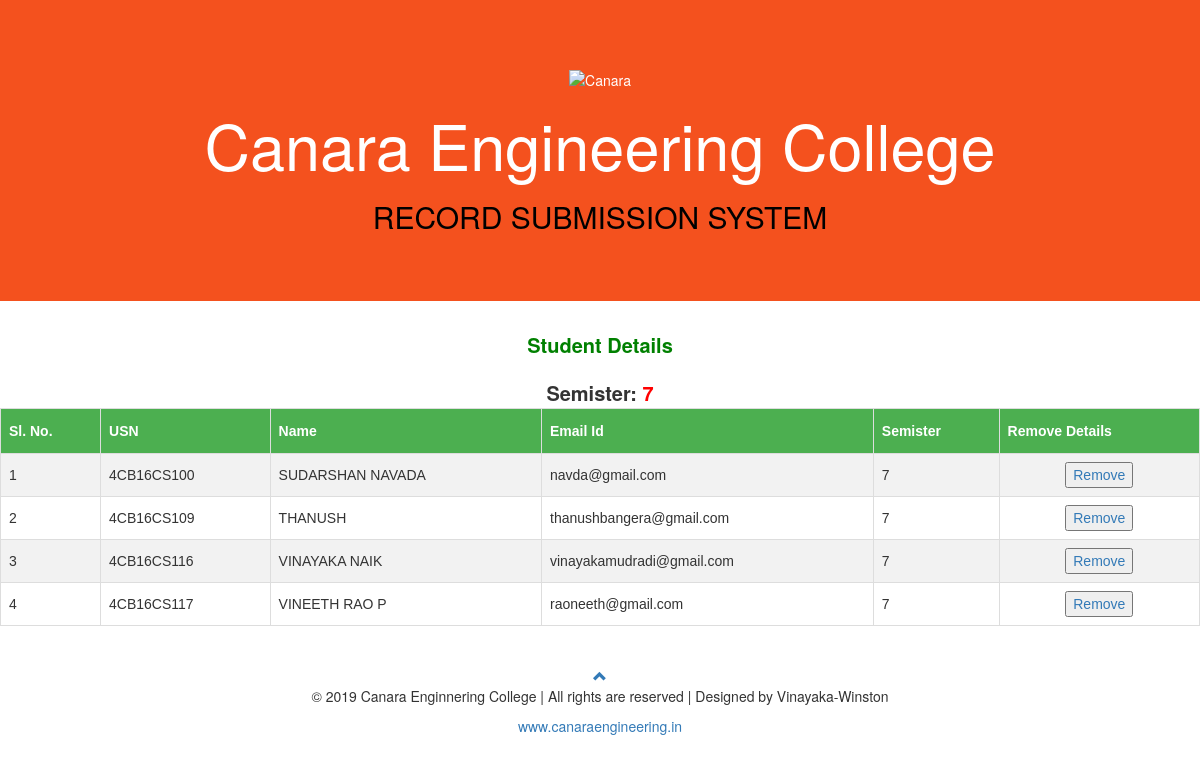
The app's page /showdetail.php with its own data.
### tables this page shows
CREATE TABLE IF NOT EXISTS `student` (
  `USN` varchar(10) NOT NULL,
  `Name` varchar(25) NOT NULL,
  `Sem` int(1) NOT NULL,
  `Email` varchar(35) NOT NULL,
  `Password` varchar(5) NOT NULL,
  PRIMARY KEY (`USN`)
);

### showdetail.php (the view, shortened to what this page needs)
<!DOCTYPE html>
<html>
<head>
	<link rel="stylesheet" href="https://maxcdn.bootstrapcdn.com/bootstrap/3.4.0/css/bootstrap.min.css">
	<link rel="stylesheet" type="text/css" href="editor.css">
		</head>
<body>
<div class="jumbotron text-center" ><br/>
    <div><img  src="https://www.canaraengineering.in//assets/images/logo.png" alt="Canara" height="150px" width="150px">
    <h1>Canara Engineering College</h1>
    <h2 style="color:#000000;">RECORD SUBMISSION SYSTEM<h2>
  </div>
  </div>
   <center><b style="color:green;font-size:20px;">Student Details</b></center><br/>
 <?php
 $conn=mysqli_connect("localhost","root","vinayaka","recordsubmit");
 $q="select distinct Sem from student order by Sem";
 $rt=mysqli_query($conn,$q);
 if(mysqli_num_rows($rt)>0)
 {
	 while($r=mysqli_fetch_assoc($rt))
	 {
		 $s=$r["Sem"];
$query="select * from student where Sem=$s order by USN";
$result=mysqli_query($conn,$query);
$c=mysqli_num_rows($result);?>
<center><b style="font-size:20px;">Semister: </b><b style="color:red;font-size:20px;"><?php echo $s;?></b></center>
<?php
echo "<div class='table-responsive'>";
echo "<table id='student'>";
echo "<tr><th>Sl. No.</th><th>USN</th><th>Name</th><th>Email Id</th><th>Semister</th><th>Remove Details</th></tr>";
$i=1;
if($c>0)
{
	while($row=mysqli_fetch_assoc($result))
	{
		echo "<tr>";
		 echo "<td>".$i."</td>";
		 ?>
		 <td><?php echo $row["USN"] ?></td>
		<td><?php echo $row["Name"] ?></td>
		 <?php
		 echo "<td>".$row["Email"]."</td>";
		  echo "<td>".$row["Sem"]."</td>";
		 ?>
		<td><center><a href="studentr.php?us=<?php echo base64_encode($row["USN"]); ?>&ei=<?php echo base64_encode($row["Email"]); ?>&name=<?php echo base64_encode($row["Name"]); ?>"><input type='button' class='button' value='Remove' onclick="return confirm('Are you sure?')"></a></center></td>
		 <?php
		 echo "</tr>";
		 $i++;
	}
}
else
{
	echo "<tr><td colspan='7' style='text-align:center;'><b>No Alloted Details...!</b></td></tr>";
}
echo "</table></div><br/><br/>";
	 }
 }
?>
<footer class="container-fluid text-center">
  <a href="homeStudent.php" title="To Top">
    <span class="glyphicon glyphicon-chevron-up"></span>
  </a>
  <p>&copy; 2019 Canara Enginnering College | All rights are reserved | Designed by Vinayaka-Winston</p> <a href="https://www.canaraengineering.in" title="CEC">www.canaraengineering.in</a></p>
</footer>
</body>
</html>

### showdetail.php (style rules this page uses)
.jumbotron { background-color: #f4511e; color: #ffffff; }
#student { font-family: "Trebuchet MS", Arial, Helvetica, sans-serif; border-collapse: collapse; width: 100%; }
#student td, #student th { border: 1px solid #ddd; padding: 8px; }
#student tr:nth-child(even) { background-color: #f2f2f2; }
#student th { padding-top: 12px; padding-bottom: 12px; text-align: left; background-color: #4CAF50; color: white; }

### records on screen
student: USN "4CB16CS100", Name "SUDARSHAN NAVADA", Email "navda@gmail.com", Sem "7"
student: USN "4CB16CS109", Name "THANUSH", Email "thanushbangera@gmail.com", Sem "7"
student: USN "4CB16CS116", Name "VINAYAKA NAIK", Email "vinayakamudradi@gmail.com", Sem "7"
student: USN "4CB16CS117", Name "VINEETH RAO P", Email "raoneeth@gmail.com", Sem "7"

### other values on screen
$s "7"
